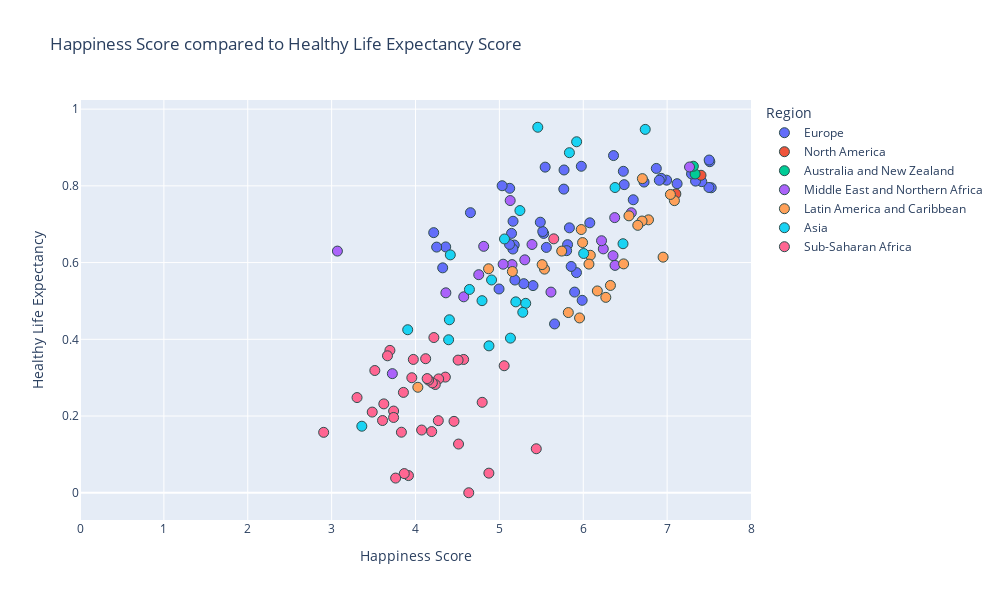

The cell this chart's notebook holds for it:
### Code cell
#happiness score vs healthy life expectancy

#establish x and y values
x_values = csv_2016_restructured["Score"]
y_values = csv_2016_restructured["Healthy life expectancy"]

df = px.data.iris() # iris is a pandas DataFrame

#px.scatter
fig = px.scatter(csv_2016_restructured, x_values, y_values, color="Region", hover_name="Country",
                range_x=[0,8], title="Happiness Score compared to Healthy Life Expectancy Score",
                width= 1000, height =600) # use trendline="ols" to see all lin reg equations

#set axes labels
fig.update_xaxes(title_text='Happiness Score')
fig.update_yaxes(title_text='Healthy Life Expectancy')


#formatting
#marker size and colors
fig.update_traces(marker=dict(size=10,
                              line=dict(width=1, 
                                        color='DarkSlateGrey')))


#linear regression
#use linregress from dependencies to inplement linear regression
(slope, intercept, rvalue, pvalue, stderr) = linregress(x_values, y_values)
regress_values = x_values * slope + intercept

#print out all variables calculated above (rvalue, pvalue...)
print(f"slope:{round(slope, 2)}")
print(f"intercept:{round(intercept,2)}")
res = sts.linregress(x_values, y_values)
print(f"R-squared: {res.rvalue**2:.4f}")


#print out line eq for reference
line_eq = (f"y={round(slope, 2)}x + {round(intercept, 2)}")
print(line_eq)

fig.show()

### Figure 1 — Plotly figure (JSON) as saved in the notebook; plotly's stock layout.template omitted (floating-point values rounded to 4 significant figures)
{"data": [{"hovertemplate": "<b>%{hovertext}</b><br><br>Region=Europe<br>Score=%{x}<br>Healthy life expectancy=%{y}<extra></extra>", "hovertext": ["Denmark", "Switzerland", "Iceland", "Norway", "Finland", "Netherlands", "Sweden", "Austria", "Germany", "Belgium", "Ireland", "Luxembourg", "United Kingdom", "Czech Republic", "Malta", "France", "Spain", "Slovakia", "Uzbekistan", "Italy", "Kazakhstan", "Moldova", "Russia", "Poland", "Lithuania", "Belarus", "North Cyprus", "Slovenia", "Turkmenistan", "Latvia", "Cyprus", "Romania", "Estonia", "Croatia", "Kosovo", "Azerbaijan", "Kyrgyzstan", "Serbia", "Bosnia and Herzegovina", "Montenegro", "Hungary", "Portugal", "Macedonia", "Greece", "Tajikistan", "Albania", "Armenia", "Ukraine", "Georgia", "Bulgaria"], "legendgroup": "Europe", "marker": {"color": "#636efa", "line": {"color": "DarkSlateGrey", "width": 1}, "size": 10, "symbol": "circle"}, "mode": "markers", "name": "Europe", "orientation": "v", "showlegend": true, "type": "scatter", "x": [7.526, 7.509, 7.501, 7.498, 7.413, 7.339, 7.291, 7.119, 6.994, 6.929, 6.907, 6.871, 6.725, 6.596, 6.488, 6.478, 6.361, 6.078, 5.987, 5.977, 5.919, 5.897, 5.856, 5.835, 5.813, 5.802, 5.771, 5.768, 5.658, 5.56, 5.546, 5.528, 5.517, 5.488, 5.401, 5.291, 5.185, 5.177, 5.163, 5.161, 5.145, 5.123, 5.121, 5.033, 4.996, 4.655, 4.36, 4.324, 4.252, 4.217], "xaxis": "x", "y": [0.795, 0.863, 0.8673, 0.7958, 0.8109, 0.8123, 0.8312, 0.8056, 0.8149, 0.8196, 0.8145, 0.8454, 0.8099, 0.7638, 0.8032, 0.8379, 0.879, 0.7037, 0.5016, 0.851, 0.5739, 0.5231, 0.5899, 0.6906, 0.6467, 0.631, 0.8414, 0.7915, 0.4401, 0.6395, 0.8488, 0.676, 0.681, 0.7052, 0.54, 0.545, 0.5545, 0.6458, 0.7077, 0.6353, 0.6761, 0.7936, 0.6474, 0.8003, 0.5312, 0.7301, 0.6408, 0.5863, 0.6403, 0.6781], "yaxis": "y"}, {"hovertemplate": "<b>%{hovertext}</b><br><br>Region=North America<br>Score=%{x}<br>Healthy life expectancy=%{y}<extra></extra>", "hovertext": ["Canada", "United States"], "legendgroup": "North America", "marker": {"color": "#EF553B", "line": {"color": "DarkSlateGrey", "width": 1}, "size": 10, "symbol": "circle"}, "mode": "markers", "name": "North America", "orientation": "v", "showlegend": true, "type": "scatter", "x": [7.404, 7.104], "xaxis": "x", "y": [0.8276, 0.779], "yaxis": "y"}, {"hovertemplate": "<b>%{hovertext}</b><br><br>Region=Australia and New Zealand<br>Score=%{x}<br>Healthy life expectancy=%{y}<extra></extra>", "hovertext": ["New Zealand", "Australia"], "legendgroup": "Australia and New Zealand", "marker": {"color": "#00cc96", "line": {"color": "DarkSlateGrey", "width": 1}, "size": 10, "symbol": "circle"}, "mode": "markers", "name": "Australia and New Zealand", "orientation": "v", "showlegend": true, "type": "scatter", "x": [7.334, 7.313], "xaxis": "x", "y": [0.831, 0.8512], "yaxis": "y"}, {"hovertemplate": "<b>%{hovertext}</b><br><br>Region=Middle East and Northern Africa<br>Score=%{x}<br>Healthy life expectancy=%{y}<extra></extra>", "hovertext": ["Israel", "United Arab Emirates", "Saudi Arabia", "Qatar", "Algeria", "Kuwait", "Bahrain", "Libya", "Turkey", "Jordan", "Morocco", "Lebanon", "Tunisia", "Iran", "Palestinian Territories", "Iraq", "Egypt", "Yemen", "Syria"], "legendgroup": "Middle East and Northern Africa", "marker": {"color": "#ab63fa", "line": {"color": "DarkSlateGrey", "width": 1}, "size": 10, "symbol": "circle"}, "mode": "markers", "name": "Middle East and Northern Africa", "orientation": "v", "showlegend": true, "type": "scatter", "x": [7.267, 6.573, 6.379, 6.375, 6.355, 6.239, 6.218, 5.615, 5.389, 5.303, 5.151, 5.129, 5.045, 4.813, 4.754, 4.575, 4.362, 3.724, 3.069], "xaxis": "x", "y": [0.8492, 0.7299, 0.5927, 0.7172, 0.618, 0.6357, 0.657, 0.523, 0.6472, 0.6071, 0.5947, 0.7617, 0.5958, 0.6423, 0.5684, 0.5108, 0.5212, 0.3105, 0.6299], "yaxis": "y"}, {"hovertemplate": "<b>%{hovertext}</b><br><br>Region=Latin America and Caribbean<br>Score=%{x}<br>Healthy life expectancy=%{y}<extra></extra>", "hovertext": ["Costa Rica", "Puerto Rico", "Brazil", "Mexico", "Chile", "Panama", "Argentina", "Uruguay", "Colombia", "Guatemala", "Suriname", "Trinidad and Tobago", "Venezuela", "El Salvador", "Nicaragua", "Ecuador", "Belize", "Bolivia", "Peru", "Paraguay", "Jamaica", "Dominican Republic", "Honduras", "Haiti"], "legendgroup": "Latin America and Caribbean", "marker": {"color": "#FFA15A", "line": {"color": "DarkSlateGrey", "width": 1}, "size": 10, "symbol": "circle"}, "mode": "markers", "name": "Latin America and Caribbean", "orientation": "v", "showlegend": true, "type": "scatter", "x": [7.087, 7.039, 6.952, 6.778, 6.705, 6.701, 6.65, 6.545, 6.481, 6.324, 6.269, 6.168, 6.084, 6.068, 5.992, 5.976, 5.956, 5.822, 5.743, 5.538, 5.51, 5.155, 4.871, 4.028], "xaxis": "x", "y": [0.7615, 0.7776, 0.6141, 0.7114, 0.8188, 0.7084, 0.6971, 0.7218, 0.5966, 0.5404, 0.5093, 0.5261, 0.619, 0.596, 0.6521, 0.6861, 0.4557, 0.4697, 0.6299, 0.5829, 0.5947, 0.5767, 0.5838, 0.2749], "yaxis": "y"}, {"hovertemplate": "<b>%{hovertext}</b><br><br>Region=Asia<br>Score=%{x}<br>Healthy life expectancy=%{y}<extra></extra>", "hovertext": ["Singapore", "Thailand", "Taiwan", "Malaysia", "Japan", "South Korea", "Hong Kong", "Indonesia", "Philippines", "China", "Bhutan", "Pakistan", "Vietnam", "Mongolia", "Laos", "Nepal", "Bangladesh", "Sri Lanka", "India", "Myanmar", "Cambodia", "Afghanistan"], "legendgroup": "Asia", "marker": {"color": "#19d3f3", "line": {"color": "DarkSlateGrey", "width": 1}, "size": 10, "symbol": "circle"}, "mode": "markers", "name": "Asia", "orientation": "v", "showlegend": true, "type": "scatter", "x": [6.739, 6.474, 6.379, 6.005, 5.921, 5.835, 5.458, 5.314, 5.279, 5.245, 5.196, 5.132, 5.061, 4.907, 4.876, 4.793, 4.643, 4.415, 4.404, 4.395, 3.907, 3.36], "xaxis": "x", "y": [0.9472, 0.6492, 0.7956, 0.6237, 0.9149, 0.8864, 0.9528, 0.4937, 0.4704, 0.7356, 0.4976, 0.4031, 0.6616, 0.5547, 0.3829, 0.5007, 0.5299, 0.6201, 0.4509, 0.3988, 0.4249, 0.1734], "yaxis": "y"}, {"hovertemplate": "<b>%{hovertext}</b><br><br>Region=Sub-Saharan Africa<br>Score=%{x}<br>Healthy life expectancy=%{y}<extra></extra>", "hovertext": ["Mauritius", "Somalia", "Somaliland Region", "Nigeria", "Zambia", "Sierra Leone", "Namibia", "Cameroon", "Ethiopia", "South Africa", "Kenya", "Ghana", "Congo (Kinshasa)", "Congo (Brazzaville)", "Senegal", "Mauritania", "Zimbabwe", "Malawi", "Sudan", "Gabon", "Mali", "Botswana", "Comoros", "Ivory Coast", "Angola", "Niger", "South Sudan", "Chad", "Burkina Faso", "Uganda", "Madagascar", "Tanzania", "Liberia", "Guinea", "Rwanda", "Benin", "Togo", "Burundi"], "legendgroup": "Sub-Saharan Africa", "marker": {"color": "#FF6692", "line": {"color": "DarkSlateGrey", "width": 1}, "size": 10, "symbol": "circle"}, "mode": "markers", "name": "Sub-Saharan Africa", "orientation": "v", "showlegend": true, "type": "scatter", "x": [5.648, 5.44, 5.057, 4.875, 4.795, 4.635, 4.574, 4.513, 4.508, 4.459, 4.356, 4.276, 4.272, 4.236, 4.219, 4.201, 4.193, 4.156, 4.139, 4.121, 4.073, 3.974, 3.956, 3.916, 3.866, 3.856, 3.832, 3.763, 3.739, 3.739, 3.695, 3.666, 3.622, 3.607, 3.515, 3.484, 3.303, 2.905], "xaxis": "x", "y": [0.6619, 0.1147, 0.3311, 0.05108, 0.2357, 0, 0.3474, 0.127, 0.3458, 0.1861, 0.3015, 0.2968, 0.188, 0.2821, 0.4046, 0.2864, 0.1595, 0.2936, 0.2976, 0.3494, 0.1635, 0.3475, 0.2998, 0.04476, 0.04991, 0.2616, 0.1578, 0.03824, 0.213, 0.1963, 0.3711, 0.357, 0.2316, 0.1883, 0.3186, 0.2103, 0.2481, 0.1575], "yaxis": "y"}], "layout": {"height": 600, "legend": {"title": {"text": "Region"}, "tracegroupgap": 0}, "title": {"text": "Happiness Score compared to Healthy Life Expectancy Score"}, "width": 1000, "xaxis": {"anchor": "y", "domain": [0, 1], "range": [0, 8], "title": {"text": "Happiness Score"}}, "yaxis": {"anchor": "x", "domain": [0, 1], "title": {"text": "Healthy Life Expectancy"}}}}
